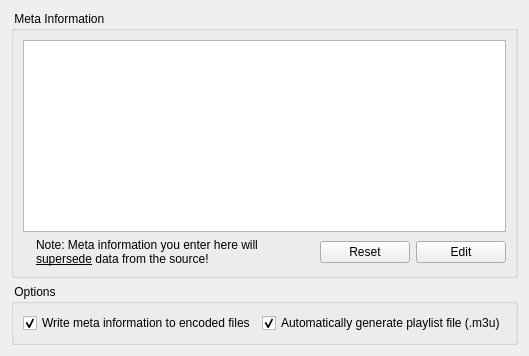
        <widget class="QWidget" name="tabMetaData">
         <attribute name="icon">
          <iconset resource="../res/Icons.qrc">
           <normaloff>:/icons/cd_edit.png</normaloff>:/icons/cd_edit.png</iconset>
         </attribute>
         <attribute name="title">
          <string>Meta Data</string>
         </attribute>
         <layout class="QGridLayout" name="gridLayout_6">
          <item row="0" column="0">
           <layout class="QGridLayout" name="gridLayout_5">
            <item row="0" column="1" colspan="2">
             <widget class="QGroupBox" name="metaDataGroupBox">
              <property name="font">
               <font>
                <weight>50</weight>
                <bold>false</bold>
               </font>
              </property>
              <property name="title">
               <string> Meta Information </string>
              </property>
              <layout class="QGridLayout" name="gridLayout_9">
               <item row="0" column="0" colspan="4">
                <widget class="QTableView" name="metaDataView">
                 <property name="selectionMode">
                  <enum>QAbstractItemView::SingleSelection</enum>
                 </property>
                 <property name="selectionBehavior">
                  <enum>QAbstractItemView::SelectRows</enum>
                 </property>
                 <property name="wordWrap">
                  <bool>false</bool>
                 </property>
                 <attribute name="horizontalHeaderHighlightSections">
                  <bool>false</bool>
                 </attribute>
                 <attribute name="horizontalHeaderStretchLastSection">
                  <bool>true</bool>
                 </attribute>
                 <attribute name="verticalHeaderHighlightSections">
                  <bool>false</bool>
                 </attribute>
                </widget>
               </item>
               <item row="3" column="3">
                <widget class="QPushButton" name="buttonEditMeta">
                 <property name="maximumSize">
                  <size>
                   <width>90</width>
                   <height>16777215</height>
                  </size>
                 </property>
                 <property name="text">
                  <string>Edit</string>
                 </property>
                 <property name="icon">
                  <iconset resource="../res/Icons.qrc">
                   <normaloff>:/icons/table_edit.png</normaloff>:/icons/table_edit.png</iconset>
                 </property>
                 <property name="iconSize">
                  <size>
                   <width>16</width>
                   <height>16</height>
                  </size>
                 </property>
                </widget>
               </item>
               <item row="3" column="1">
                <widget class="QLabel" name="labelEditMetaHint">
                 <property name="text">
                  <string>Note: Meta information you enter here will &lt;u&gt;supersede&lt;/u&gt; data from the source!</string>
                 </property>
                 <property name="wordWrap">
                  <bool>true</bool>
                 </property>
                </widget>
               </item>
               <item row="3" column="0">
                <widget class="QLabel" name="labelEditMetaIcon">
                 <property name="sizePolicy">
                  <sizepolicy hsizetype="Maximum" vsizetype="Preferred">
                   <horstretch>0</horstretch>
                   <verstretch>0</verstretch>
                  </sizepolicy>
                 </property>
                 <property name="text">
                  <string/>
                 </property>
                 <property name="pixmap">
                  <pixmap resource="../res/Icons.qrc">:/icons/feed.png</pixmap>
                 </property>
                 <property name="alignment">
                  <set>Qt::AlignLeading|Qt::AlignLeft|Qt::AlignVCenter</set>
                 </property>
                </widget>
               </item>
               <item row="3" column="2">
                <widget class="QPushButton" name="buttonClearMeta">
                 <property name="maximumSize">
                  <size>
                   <width>90</width>
                   <height>16777215</height>
                  </size>
                 </property>
                 <property name="text">
                  <string>Reset</string>
                 </property>
                 <property name="icon">
                  <iconset resource="../res/Icons.qrc">
                   <normaloff>:/icons/bomb.png</normaloff>:/icons/bomb.png</iconset>
                 </property>
                 <property name="iconSize">
                  <size>
                   <width>16</width>
                   <height>16</height>
                  </size>
                 </property>
                </widget>
               </item>
              </layout>
             </widget>
            </item>
            <item row="1" column="1" rowspan="2" colspan="2">
             <widget class="QGroupBox" name="groupBox">
              <property name="font">
               <font>
                <weight>50</weight>
                <bold>false</bold>
               </font>
              </property>
              <property name="title">
               <string> Options </string>
              </property>
              <layout class="QGridLayout" name="gridLayout_11">
               <item row="0" column="0">
                <layout class="QGridLayout" name="gridLayout_10">
                 <item row="0" column="1">
                  <widget class="QCheckBox" name="generatePlaylistCheckBox">
                   <property name="font">
                    <font>
                     <weight>50</weight>
                     <bold>false</bold>
                    </font>
                   </property>
                   <property name="text">
                    <string>Automatically generate playlist file (.m3u)</string>
                   </property>
                   <property name="checked">
                    <bool>true</bool>
                   </property>
                  </widget>
                 </item>
                 <item row="0" column="0">
                  <widget class="QCheckBox" name="writeMetaDataCheckBox">
                   <property name="font">
                    <font>
                     <weight>50</weight>
                     <bold>false</bold>
                    </font>
                   </property>
                   <property name="text">
                    <string>Write meta information to encoded files</string>
                   </property>
                   <property name="checked">
                    <bool>true</bool>
                   </property>
                  </widget>
                 </item>
                </layout>
               </item>
              </layout>
             </widget>
            </item>
           </layout>
          </item>
         </layout>
        </widget>
